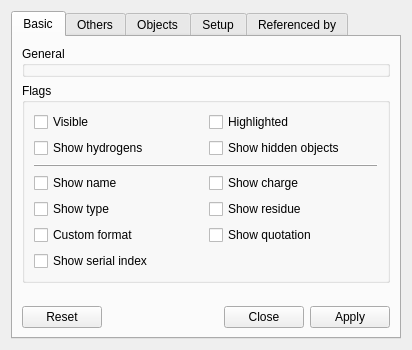
<?xml version="1.0" encoding="UTF-8"?>
<ui version="4.0">
 <class>AtomLabelObjectDesigner</class>
 <widget class="QWidget" name="AtomLabelObjectDesigner">
  <property name="geometry">
   <rect>
    <x>0</x>
    <y>0</y>
    <width>412</width>
    <height>350</height>
   </rect>
  </property>
  <property name="windowTitle">
   <string>Atom Label</string>
  </property>
  <property name="toolTip">
   <string/>
  </property>
  <layout class="QVBoxLayout" name="_2">
   <item>
    <widget class="QTabWidget" name="tabWidget">
     <property name="currentIndex">
      <number>0</number>
     </property>
     <widget class="QWidget" name="tab">
      <attribute name="title">
       <string>Basic</string>
      </attribute>
      <layout class="QVBoxLayout" name="_3">
       <item>
        <widget class="QGroupBox" name="generalGB">
         <property name="title">
          <string>General</string>
         </property>
        </widget>
       </item>
       <item>
        <widget class="QGroupBox" name="flagsGB">
         <property name="title">
          <string>Flags</string>
         </property>
         <layout class="QGridLayout" name="_4">
          <item row="4" column="0" colspan="2">
           <widget class="QFrame" name="frame">
            <property name="sizePolicy">
             <sizepolicy hsizetype="Preferred" vsizetype="Minimum">
              <horstretch>0</horstretch>
              <verstretch>10</verstretch>
             </sizepolicy>
            </property>
            <property name="frameShape">
             <enum>QFrame::HLine</enum>
            </property>
            <property name="frameShadow">
             <enum>QFrame::Raised</enum>
            </property>
           </widget>
          </item>
          <item row="5" column="1">
           <widget class="QCheckBox" name="showChargeCB">
            <property name="text">
             <string>Show charge</string>
            </property>
           </widget>
          </item>
          <item row="0" column="1">
           <widget class="QCheckBox" name="highlightedCB">
            <property name="text">
             <string>Highlighted</string>
            </property>
           </widget>
          </item>
          <item row="5" column="0">
           <widget class="QCheckBox" name="showNameCB">
            <property name="text">
             <string>Show name</string>
            </property>
           </widget>
          </item>
          <item row="2" column="1">
           <widget class="QCheckBox" name="showHiddenCB">
            <property name="text">
             <string>Show hidden objects</string>
            </property>
           </widget>
          </item>
          <item row="7" column="0">
           <widget class="QCheckBox" name="showCustomCB">
            <property name="text">
             <string>Custom format</string>
            </property>
           </widget>
          </item>
          <item row="6" column="0">
           <widget class="QCheckBox" name="showTypeCB">
            <property name="text">
             <string>Show type</string>
            </property>
           </widget>
          </item>
          <item row="7" column="1">
           <widget class="QCheckBox" name="showLineCB">
            <property name="text">
             <string>Show quotation</string>
            </property>
           </widget>
          </item>
          <item row="6" column="1">
           <widget class="QCheckBox" name="showResidueCB">
            <property name="text">
             <string>Show residue</string>
            </property>
           </widget>
          </item>
          <item row="2" column="0">
           <widget class="QCheckBox" name="showHydrogensCB">
            <property name="text">
             <string>Show hydrogens</string>
            </property>
           </widget>
          </item>
          <item row="0" column="0">
           <widget class="QCheckBox" name="visibleCB">
            <property name="text">
             <string>Visible</string>
            </property>
           </widget>
          </item>
          <item row="8" column="0">
           <widget class="QCheckBox" name="showSerialIndexCB">
            <property name="text">
             <string>Show serial index</string>
            </property>
           </widget>
          </item>
         </layout>
        </widget>
       </item>
       <item>
        <spacer name="verticalSpacer">
         <property name="orientation">
          <enum>Qt::Vertical</enum>
         </property>
         <property name="sizeHint" stdset="0">
          <size>
           <width>20</width>
           <height>40</height>
          </size>
         </property>
        </spacer>
       </item>
       <item>
        <widget class="QDialogButtonBox" name="buttonBox1">
         <property name="standardButtons">
          <set>QDialogButtonBox::Apply|QDialogButtonBox::Close|QDialogButtonBox::Reset</set>
         </property>
        </widget>
       </item>
      </layout>
     </widget>
     <widget class="QWidget" name="othersTab">
      <attribute name="title">
       <string>Others</string>
      </attribute>
      <layout class="QVBoxLayout" name="verticalLayout_3">
       <property name="bottomMargin">
        <number>2</number>
       </property>
       <item>
        <widget class="QGroupBox" name="offsetGB">
         <property name="title">
          <string>Offset</string>
         </property>
         <layout class="QGridLayout" name="_5">
          <item row="0" column="0">
           <widget class="QLabel" name="label_2">
            <property name="text">
             <string>X:</string>
            </property>
           </widget>
          </item>
          <item row="0" column="1">
           <widget class="QQuantitySpinBox" name="offsetXSB">
            <property name="sizePolicy">
             <sizepolicy hsizetype="Expanding" vsizetype="Fixed">
              <horstretch>0</horstretch>
              <verstretch>0</verstretch>
             </sizepolicy>
            </property>
            <property name="alignment">
             <set>Qt::AlignRight|Qt::AlignTrailing|Qt::AlignVCenter</set>
            </property>
            <property name="minimum">
             <double>-1000.000000000000000</double>
            </property>
            <property name="maximum">
             <double>1000.000000000000000</double>
            </property>
           </widget>
          </item>
          <item row="1" column="0">
           <widget class="QLabel" name="label_3">
            <property name="text">
             <string>Y:</string>
            </property>
           </widget>
          </item>
          <item row="1" column="1">
           <widget class="QQuantitySpinBox" name="offsetYSB">
            <property name="alignment">
             <set>Qt::AlignRight|Qt::AlignTrailing|Qt::AlignVCenter</set>
            </property>
            <property name="minimum">
             <double>-1000.000000000000000</double>
            </property>
            <property name="maximum">
             <double>1000.000000000000000</double>
            </property>
           </widget>
          </item>
          <item row="2" column="0">
           <widget class="QLabel" name="label_4">
            <property name="text">
             <string>Z:</string>
            </property>
           </widget>
          </item>
          <item row="2" column="1">
           <widget class="QQuantitySpinBox" name="offsetZSB">
            <property name="alignment">
             <set>Qt::AlignRight|Qt::AlignTrailing|Qt::AlignVCenter</set>
            </property>
            <property name="minimum">
             <double>-1000.000000000000000</double>
            </property>
            <property name="maximum">
             <double>1000.000000000000000</double>
            </property>
           </widget>
          </item>
         </layout>
        </widget>
       </item>
       <item>
        <layout class="QGridLayout" name="gridLayout_3">
         <item row="0" column="0">
          <widget class="QLabel" name="label">
           <property name="sizePolicy">
            <sizepolicy hsizetype="Maximum" vsizetype="Preferred">
             <horstretch>0</horstretch>
             <verstretch>0</verstretch>
            </sizepolicy>
           </property>
           <property name="text">
            <string>Custom format:</string>
           </property>
          </widget>
         </item>
         <item row="0" column="1" colspan="2">
          <widget class="QLineEdit" name="customFormatLE"/>
         </item>
         <item row="1" column="0" colspan="3">
          <widget class="QTextEdit" name="textEdit">
           <property name="readOnly">
            <bool>true</bool>
           </property>
           <property name="html">
            <string>&lt;!DOCTYPE HTML PUBLIC &quot;-//W3C//DTD HTML 4.0//EN&quot; &quot;http://www.w3.org/TR/REC-html40/strict.dtd&quot;&gt;
&lt;html&gt;&lt;head&gt;&lt;meta name=&quot;qrichtext&quot; content=&quot;1&quot; /&gt;&lt;style type=&quot;text/css&quot;&gt;
p, li { white-space: pre-wrap; }
&lt;/style&gt;&lt;/head&gt;&lt;body style=&quot; font-family:'Ubuntu'; font-size:11pt; font-weight:400; font-style:normal;&quot;&gt;
&lt;p style=&quot; margin-top:0px; margin-bottom:0px; margin-left:0px; margin-right:0px; -qt-block-indent:0; text-indent:0px;&quot;&gt;&lt;span style=&quot; font-weight:600;&quot;&gt;Legend:&lt;/span&gt; &lt;/p&gt;
&lt;p style=&quot; margin-top:0px; margin-bottom:0px; margin-left:0px; margin-right:0px; -qt-block-indent:0; text-indent:0px;&quot;&gt;Any text, where %n is substituted by given atom property:&lt;/p&gt;
&lt;p style=&quot; margin-top:0px; margin-bottom:0px; margin-left:0px; margin-right:0px; -qt-block-indent:0; text-indent:0px;&quot;&gt;%1 - name&lt;/p&gt;
&lt;p style=&quot; margin-top:0px; margin-bottom:0px; margin-left:0px; margin-right:0px; -qt-block-indent:0; text-indent:0px;&quot;&gt;%2 - type&lt;/p&gt;
&lt;p style=&quot; margin-top:0px; margin-bottom:0px; margin-left:0px; margin-right:0px; -qt-block-indent:0; text-indent:0px;&quot;&gt;%3 - charge&lt;/p&gt;
&lt;p style=&quot; margin-top:0px; margin-bottom:0px; margin-left:0px; margin-right:0px; -qt-block-indent:0; text-indent:0px;&quot;&gt;%4 - residue name&lt;/p&gt;&lt;/body&gt;&lt;/html&gt;</string>
           </property>
          </widget>
         </item>
        </layout>
       </item>
       <item>
        <spacer name="verticalSpacer_2">
         <property name="orientation">
          <enum>Qt::Vertical</enum>
         </property>
         <property name="sizeHint" stdset="0">
          <size>
           <width>20</width>
           <height>40</height>
          </size>
         </property>
        </spacer>
       </item>
       <item>
        <widget class="QDialogButtonBox" name="buttonBox2">
         <property name="standardButtons">
          <set>QDialogButtonBox::Apply|QDialogButtonBox::Close|QDialogButtonBox::Reset</set>
         </property>
        </widget>
       </item>
      </layout>
     </widget>
     <widget class="QWidget" name="objectsTab">
      <attribute name="title">
       <string>Objects</string>
      </attribute>
     </widget>
     <widget class="QWidget" name="setupTab">
      <attribute name="title">
       <string>Setup</string>
      </attribute>
     </widget>
     <widget class="QWidget" name="refByTab">
      <attribute name="title">
       <string>Referenced by</string>
      </attribute>
     </widget>
    </widget>
   </item>
  </layout>
 </widget>
 <customwidgets>
  <customwidget>
   <class>QQuantitySpinBox</class>
   <extends>QDoubleSpinBox</extends>
   <header location="global">QuantitySpinBox.hpp</header>
  </customwidget>
 </customwidgets>
 <resources/>
 <connections/>
</ui>
